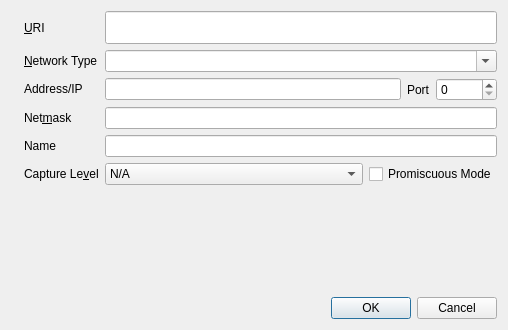
<?xml version="1.0" encoding="UTF-8"?>
<ui version="4.0">
 <author>Richard Collins &lt;richard.collins@bristol.ac.uk&gt;</author>
 <comment>Copyright (C) University of Bristol 2017
   This Source Code Form is subject to the terms of the Mozilla Public License, v. 2.0. 
   If a copy of the MPL was not distributed with this file, You can obtain one at https://mozilla.org/MPL/2.0/.
   See LICENSE file for details.</comment>
 <class>DeviceDialog</class>
 <widget class="QDialog" name="DeviceDialog">
  <property name="geometry">
   <rect>
    <x>0</x>
    <y>0</y>
    <width>508</width>
    <height>330</height>
   </rect>
  </property>
  <property name="windowTitle">
   <string>Dialog</string>
  </property>
  <layout class="QGridLayout" name="gridLayout">
   <item row="4" column="4">
    <layout class="QHBoxLayout" name="horizontalLayout_6">
     <item>
      <widget class="QLineEdit" name="dataPortAddress">
       <property name="sizePolicy">
        <sizepolicy hsizetype="Expanding" vsizetype="Fixed">
         <horstretch>0</horstretch>
         <verstretch>0</verstretch>
        </sizepolicy>
       </property>
      </widget>
     </item>
     <item>
      <widget class="QLabel" name="dataPortPortLabel">
       <property name="text">
        <string>Port</string>
       </property>
       <property name="buddy">
        <cstring>dataPortPort</cstring>
       </property>
      </widget>
     </item>
     <item>
      <widget class="QSpinBox" name="dataPortPort">
       <property name="minimum">
        <number>0</number>
       </property>
       <property name="maximum">
        <number>65535</number>
       </property>
       <property name="value">
        <number>0</number>
       </property>
      </widget>
     </item>
    </layout>
   </item>
   <item row="5" column="1">
    <widget class="QLabel" name="label">
     <property name="text">
      <string>Net&amp;mask</string>
     </property>
     <property name="buddy">
      <cstring>deviceNetmask</cstring>
     </property>
    </widget>
   </item>
   <item row="5" column="4">
    <widget class="QLineEdit" name="deviceNetmask">
     <property name="inputMethodHints">
      <set>Qt::ImhUrlCharactersOnly</set>
     </property>
     <property name="inputMask">
      <string/>
     </property>
    </widget>
   </item>
   <item row="4" column="1">
    <widget class="QLabel" name="deviceAddressLabel">
     <property name="sizePolicy">
      <sizepolicy hsizetype="Maximum" vsizetype="Maximum">
       <horstretch>0</horstretch>
       <verstretch>0</verstretch>
      </sizepolicy>
     </property>
     <property name="text">
      <string>Address/IP</string>
     </property>
     <property name="buddy">
      <cstring>dataPortAddress</cstring>
     </property>
    </widget>
   </item>
   <item row="1" column="0">
    <widget class="QLabel" name="deviceIcon">
     <property name="maximumSize">
      <size>
       <width>64</width>
       <height>64</height>
      </size>
     </property>
     <property name="text">
      <string/>
     </property>
     <property name="pixmap">
      <pixmap resource="images.qrc">:/icons/DataPort</pixmap>
     </property>
     <property name="scaledContents">
      <bool>true</bool>
     </property>
    </widget>
   </item>
   <item row="3" column="1" colspan="3">
    <widget class="QLabel" name="label_9">
     <property name="sizePolicy">
      <sizepolicy hsizetype="Maximum" vsizetype="Preferred">
       <horstretch>0</horstretch>
       <verstretch>0</verstretch>
      </sizepolicy>
     </property>
     <property name="text">
      <string>&amp;Network Type</string>
     </property>
     <property name="buddy">
      <cstring>dataPortType</cstring>
     </property>
    </widget>
   </item>
   <item row="3" column="4">
    <widget class="QComboBox" name="dataPortType">
     <property name="editable">
      <bool>true</bool>
     </property>
     <property name="currentIndex">
      <number>0</number>
     </property>
     <item>
      <property name="text">
       <string/>
      </property>
     </item>
     <item>
      <property name="text">
       <string>tap</string>
      </property>
     </item>
     <item>
      <property name="text">
       <string>tun</string>
      </property>
     </item>
     <item>
      <property name="text">
       <string>eth</string>
      </property>
     </item>
     <item>
      <property name="text">
       <string>udp</string>
      </property>
     </item>
     <item>
      <property name="text">
       <string>tcp</string>
      </property>
     </item>
     <item>
      <property name="text">
       <string>tcpsrv</string>
      </property>
     </item>
    </widget>
   </item>
   <item row="7" column="1" colspan="3">
    <widget class="QLabel" name="label_2">
     <property name="sizePolicy">
      <sizepolicy hsizetype="Minimum" vsizetype="Maximum">
       <horstretch>0</horstretch>
       <verstretch>0</verstretch>
      </sizepolicy>
     </property>
     <property name="text">
      <string>Capture Le&amp;vel</string>
     </property>
     <property name="buddy">
      <cstring>dataPortCapture</cstring>
     </property>
    </widget>
   </item>
   <item row="8" column="4">
    <widget class="QFrame" name="bottomLayout">
     <layout class="QHBoxLayout" name="_2">
      <item>
       <widget class="QFrame" name="deviceConnectedTo">
        <property name="sizePolicy">
         <sizepolicy hsizetype="Maximum" vsizetype="Preferred">
          <horstretch>0</horstretch>
          <verstretch>0</verstretch>
         </sizepolicy>
        </property>
        <layout class="QVBoxLayout" name="verticalLayout_2"/>
       </widget>
      </item>
     </layout>
    </widget>
   </item>
   <item row="9" column="2" colspan="3">
    <widget class="QDialogButtonBox" name="buttonBox">
     <property name="orientation">
      <enum>Qt::Horizontal</enum>
     </property>
     <property name="standardButtons">
      <set>QDialogButtonBox::Cancel|QDialogButtonBox::Ok</set>
     </property>
    </widget>
   </item>
   <item row="1" column="1" colspan="3">
    <widget class="QLabel" name="label_8">
     <property name="text">
      <string>&amp;URI</string>
     </property>
     <property name="buddy">
      <cstring>deviceUri</cstring>
     </property>
    </widget>
   </item>
   <item row="7" column="4">
    <layout class="QHBoxLayout" name="horizontalLayout_7">
     <item>
      <widget class="QComboBox" name="dataPortCapture">
       <property name="sizePolicy">
        <sizepolicy hsizetype="MinimumExpanding" vsizetype="Fixed">
         <horstretch>0</horstretch>
         <verstretch>0</verstretch>
        </sizepolicy>
       </property>
       <item>
        <property name="text">
         <string>N/A</string>
        </property>
       </item>
       <item>
        <property name="text">
         <string>datagram</string>
        </property>
       </item>
       <item>
        <property name="text">
         <string>ip</string>
        </property>
       </item>
       <item>
        <property name="text">
         <string>eth</string>
        </property>
       </item>
      </widget>
     </item>
     <item>
      <widget class="QCheckBox" name="dataPortProm">
       <property name="text">
        <string>Promiscuous Mode</string>
       </property>
       <property name="tristate">
        <bool>true</bool>
       </property>
      </widget>
     </item>
    </layout>
   </item>
   <item row="1" column="4">
    <widget class="QLineEdit" name="deviceUri">
     <property name="font">
      <font>
       <pointsize>16</pointsize>
      </font>
     </property>
    </widget>
   </item>
   <item row="6" column="1">
    <widget class="QLabel" name="label_3">
     <property name="text">
      <string>Name</string>
     </property>
     <property name="buddy">
      <cstring>deviceName</cstring>
     </property>
    </widget>
   </item>
   <item row="6" column="4">
    <widget class="QLineEdit" name="deviceName">
     <property name="inputMethodHints">
      <set>Qt::ImhUrlCharactersOnly</set>
     </property>
    </widget>
   </item>
  </layout>
 </widget>
 <tabstops>
  <tabstop>deviceUri</tabstop>
  <tabstop>dataPortType</tabstop>
  <tabstop>dataPortAddress</tabstop>
  <tabstop>dataPortPort</tabstop>
  <tabstop>deviceNetmask</tabstop>
  <tabstop>deviceName</tabstop>
  <tabstop>dataPortCapture</tabstop>
  <tabstop>dataPortProm</tabstop>
 </tabstops>
 <resources>
  <include location="images.qrc"/>
 </resources>
 <connections>
  <connection>
   <sender>buttonBox</sender>
   <signal>accepted()</signal>
   <receiver>DeviceDialog</receiver>
   <slot>accept()</slot>
   <hints>
    <hint type="sourcelabel">
     <x>408</x>
     <y>320</y>
    </hint>
    <hint type="destinationlabel">
     <x>157</x>
     <y>274</y>
    </hint>
   </hints>
  </connection>
  <connection>
   <sender>buttonBox</sender>
   <signal>rejected()</signal>
   <receiver>DeviceDialog</receiver>
   <slot>reject()</slot>
   <hints>
    <hint type="sourcelabel">
     <x>476</x>
     <y>320</y>
    </hint>
    <hint type="destinationlabel">
     <x>286</x>
     <y>274</y>
    </hint>
   </hints>
  </connection>
 </connections>
</ui>
